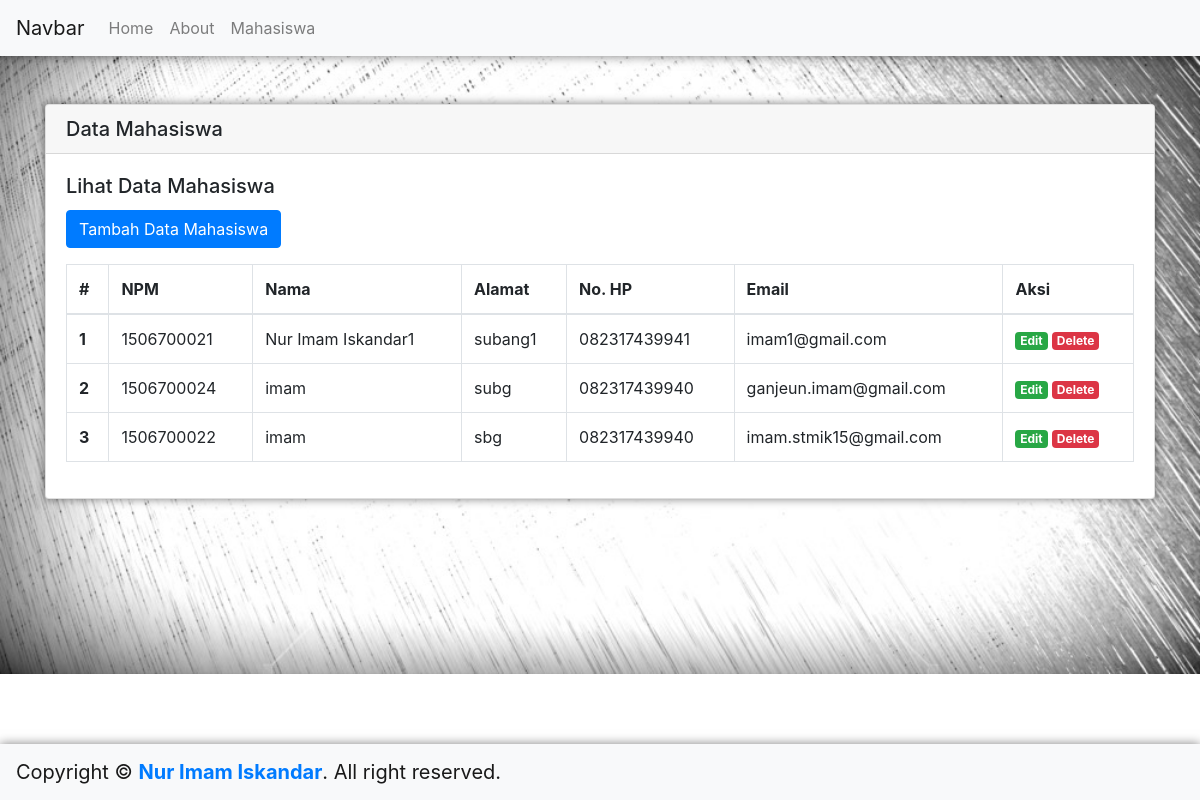
Screenshot of /page_mahasiswa.php with the database file from the repository.
### tables this page shows
CREATE TABLE `mahasiswa` (
  `id` int(11) NOT NULL,
  `npm` int(255) NOT NULL,
  `nama` varchar(255) NOT NULL,
  `alamat` text NOT NULL,
  `nohp` varchar(255) NOT NULL,
  `email` varchar(255) NOT NULL,
  `waktu` timestamp NOT NULL DEFAULT CURRENT_TIMESTAMP ON UPDATE CURRENT_TIMESTAMP
);

### page_mahasiswa.php (the view, shortened to what this page needs)
<?php include '_header.php'; ?>
<div class="container mt-5">
  <div class="card im-box">
    <h5 class="card-header">Data Mahasiswa</h5>
    <div class="card-body">
      <h5 class="card-title">Lihat Data Mahasiswa</h5>
      <button type="button" class="btn btn-primary" data-toggle="modal" data-target="#modalAdd">
        Tambah Data Mahasiswa
      </button>
      <table class="table table-bordered mt-3">
        <thead>
          <tr>
            <th scope="col">#</th>
            <th scope="col">NPM</th>
            <th scope="col">Nama</th>
            <th scope="col">Alamat</th>
            <th scope="col">No. HP</th>
            <th scope="col">Email</th>
            <th scope="col">Aksi</th>
          </tr>
        </thead>
        <tbody>
          <?php
          $i = 1;
          $data = mysqli_query($con, "SELECT * FROM mahasiswa");
          foreach ($data as $row) : ?>
            <tr>
              <th scope="row"><?= $i++ ?></th>
              <td><?= $row['npm'] ?></td>
              <td><?= $row['nama'] ?></td>
              <td><?= $row['alamat'] ?></td>
              <td><?= $row['nohp'] ?></td>
              <td><?= $row['email'] ?></td>
              <td>
                <a class="badge badge-success" href="page_edit.php?id=<?= $row['id'] ?>">Edit</a>
                <a class="badge badge-danger" href="proses_delete.php?id=<?= $row['id'] ?>" onclick="return confirm('Yakin ingin menghapus data ini?')">Delete</a>
              </td>
            </tr>
          <?php endforeach; ?>
        </tbody>
      </table>
    </div>
  </div>
</div>
<?php include '_footer.php'; ?>

### _header.php (shortened to what this page needs)
<!DOCTYPE html>
<html lang="en">
<head>
  <link rel="stylesheet" href="https://maxcdn.bootstrapcdn.com/bootstrap/4.0.0/css/bootstrap.min.css">
  <link rel="stylesheet" href="assets/style.css">
</head>
<body>
  <nav class="navbar navbar-expand-lg navbar-light bg-light">
    <a class="navbar-brand" href="#">Navbar</a>
    <div class="collapse navbar-collapse" id="navbarNav">
      <ul class="navbar-nav">
        <li class="nav-item">
          <a class="nav-link" href="index.php">Home</a>
        </li>
        <li class="nav-item">
          <a class="nav-link" href="page_about.php">About</a>
        </li>
        <li class="nav-item">
          <a class="nav-link" href="page_mahasiswa.php">Mahasiswa</a>
        </li>
      </ul>
    </div>
  </nav>

### _footer.php (shortened to what this page needs)
<nav class="navbar fixed-bottom navbar-light bg-light">
  <div class="navbar-brand" href="#">Copyright &copy; <a class="font-weight-bold" style="text-decoration: none;" href="http://iskandar45.github.com/" target="_blank"> Nur Imam Iskandar</a>. All right reserved.</div>
</nav>
</body>
</html>

### assets/style.css (style rules this page uses)
body { background: url(../assets/bg.jpg) no-repeat; background-size: cover; }
.navbar, .im-box { box-shadow: 0 0 10px 0 rgba(0, 0, 0, 0.5); }

### rows the page displays
mahasiswa: npm "1506700021", nama "Nur Imam Iskandar1", alamat "subang1", nohp "082317439941", email "imam1@gmail.com"
mahasiswa: npm "1506700024", nama "imam", alamat "subg", nohp "082317439940", email "ganjeun.imam@gmail.com"
mahasiswa: npm "1506700022", nama "imam", alamat "sbg", nohp "082317439940", email "imam.stmik15@gmail.com"
